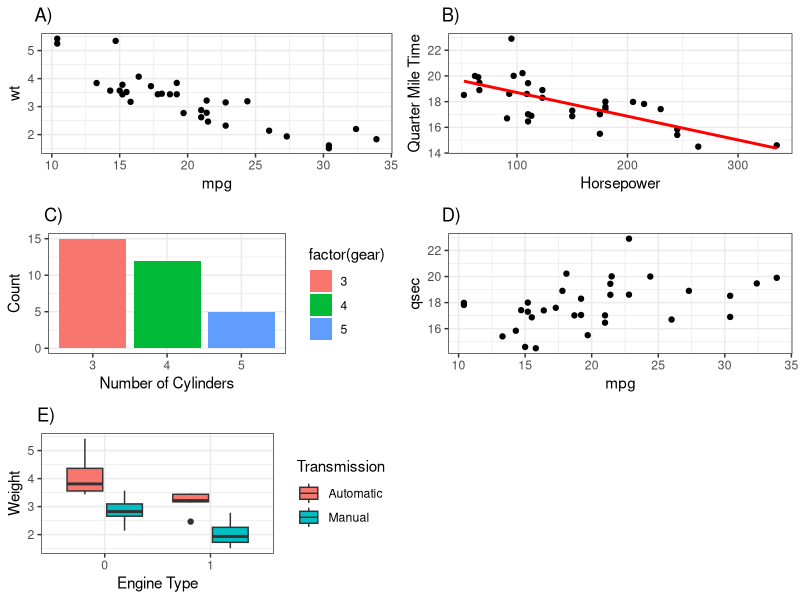

This chart was generated by the following R code:
library(ggplot2)
library(ggpubr)
library(gridExtra)

# Create plot A
p1 <- ggplot(mtcars, aes(x = mpg, y = wt)) + geom_point() + theme_bw() + labs(title = "A)") + theme(plot.title = element_text(hjust = - 0.02))

# Create plot B
p2 <- ggplot(mtcars, aes(x = hp, y = qsec)) + 
  geom_point() + 
  geom_smooth(method = "lm", se = FALSE, color = "red") + 
  labs(x = "Horsepower", y = "Quarter Mile Time") + theme_bw() + labs(title = "B)") + theme(plot.title = element_text(hjust = - 0.02))

# Create plot C
p3 <- ggplot(mtcars, aes(x = factor(gear), fill = factor(gear))) +
  geom_bar() + labs(x = "Number of Cylinders", y = "Count") + theme_bw() + labs(title = "C)") + theme(plot.title = element_text(hjust = - 0.02))

# Create plot D
p4 <- ggplot(mtcars, aes(x = mpg, y = qsec)) + geom_point() + theme_bw() + labs(title = "D)") + theme(plot.title = element_text(hjust = - 0.02))

# Create plot E
p5 <- ggplot(mtcars, aes(x = factor(vs), y = wt, fill = factor(am))) + 
  geom_boxplot() + 
  labs(x = "Engine Type", y = "Weight") + 
  scale_fill_discrete(name = "Transmission", labels = c("Automatic", "Manual")) + theme_bw() + labs(title = "E)") + theme(plot.title = element_text(hjust = - 0.02))

# Arrange the 5 plots in a 3x2 grid using ggarrange() and export
svg("output.svg",width=28,height=14)
  grid.arrange(
    arrangeGrob(p1, p2, ncol = 2),
    arrangeGrob(p3, p4, ncol = 2),
    arrangeGrob(p5, ncol = 2),
    nrow = 3
  )
dev.off()
